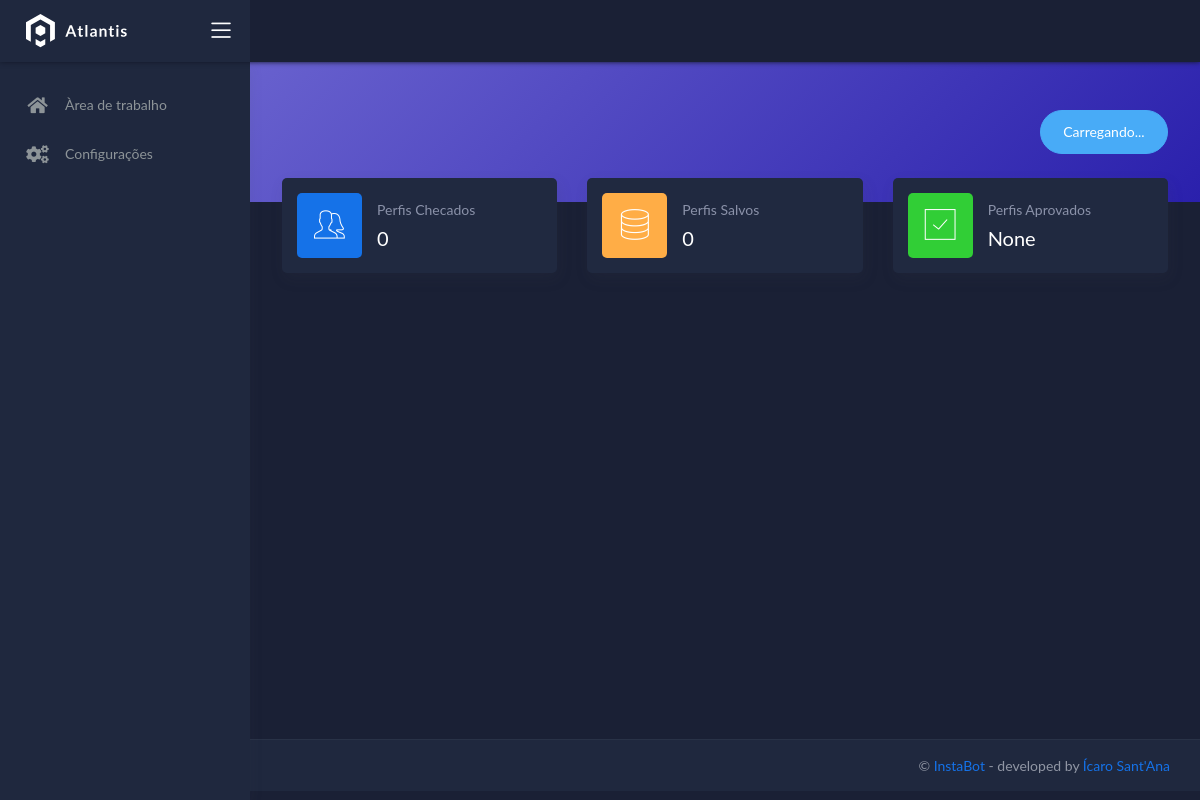
Page /home on the earlier database version.
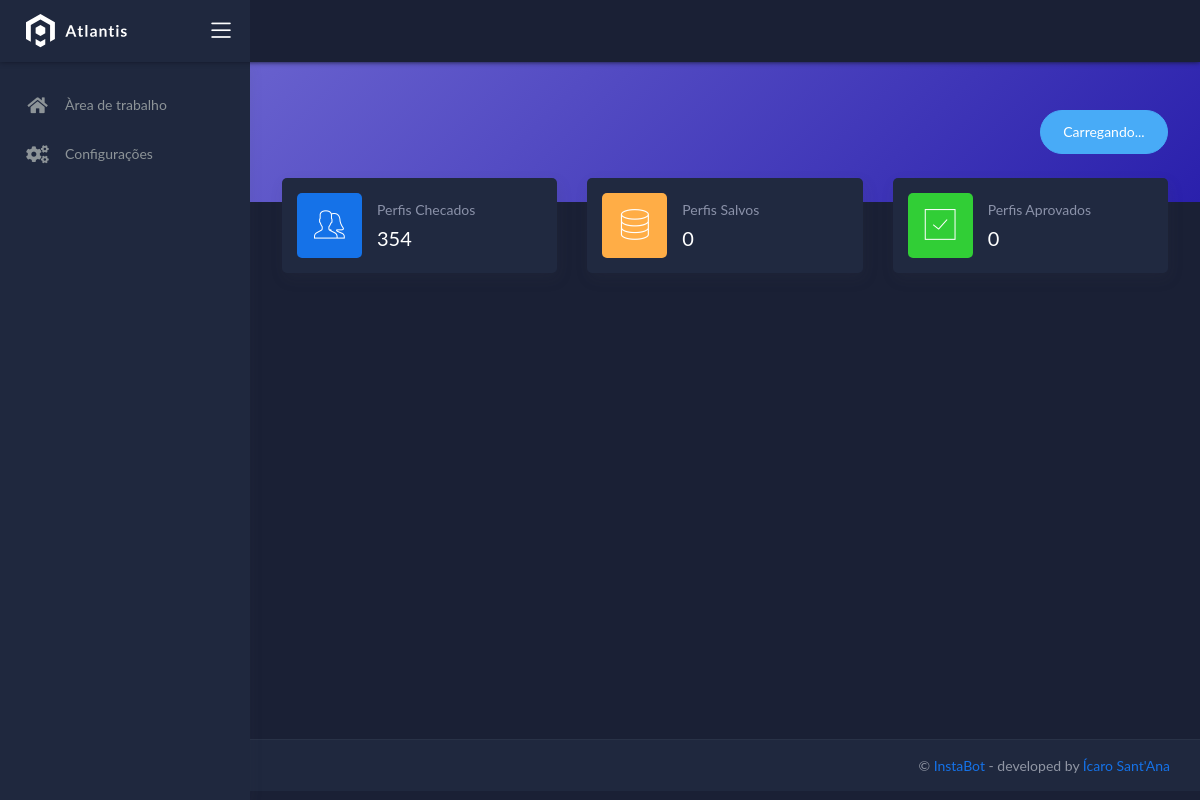
Same page on the later database version.
### tables this page shows
CREATE TABLE SETTINGS
            (ID INTEGER PRIMARY KEY AUTOINCREMENT     NOT NULL,
            NAME           TEXT    NOT NULL,
            VALUE           TEXT    NOT NULL);

### run.py (the view)
@app.route('/home', methods=['GET', 'POST'])
def home():
    if request.method == 'POST':
        print(request.form)
    if db.get('checked') == None:
        db.set('checked', str(0))
    if db.get('saved') == None:
        db.set('saved', str(0))
    return render_template('pages/index.html', checked=db.get('checked'), saved=db.get('saved'), approved=db.get('approved'))

### includes/db.py (called while the page is built)
    def get(self, name):
        try:
            lock.acquire(True)
            self.conne.execute("SELECT * FROM SETTINGS WHERE NAME = ?", [name])
            for i in self.conne.fetchall():
                return i[2]
        finally:
            lock.release()

### templates/pages/index.html (shortened to what this page needs)
{% extends "layouts/base.html" %}
{% block content %}
	<div class="content">
		<div class="panel-header bg-secondary-gradient ">
			<div class="page-inner py-5">
				<div class="d-flex align-items-left align-items-md-center flex-column flex-md-row">
					<div class="ml-md-auto py-2 py-md-0">
						<form role="form" method="POST">
							<button type="button" onclick='startbutton()' class="btn btn-info btn-round" id='startbot' name='startbot'>Carregando...</button>
						</form>
					</div>
				</div>
			</div>
		</div>
		<div class="page-inner mt--5">
			<div class="row">
				<div class="col-sm-6 col-md-4">
					<div class="card card-stats card-round">
						<div class="card-body ">
							<div class="row align-items-center">
								<div class="col-icon">
									<div class="icon-big text-center icon-primary bubble-shadow-small">
										<i class="flaticon-users"></i>
									</div>
								</div>
								<div class="col col-stats ml-3 ml-sm-0">
									<div class="numbers">
										<p class="card-category">Perfis Checados</p>
										<h4 class="card-title" id='checked'>{{ checked }}</h4>
									</div>
								</div>
							</div>
						</div>
					</div>
				</div>
				<div class="col-sm-6 col-md-4">
					<div class="card card-stats card-round">
						<div class="card-body">
							<div class="row align-items-center">
								<div class="col-icon">
									<div class="icon-big text-center icon-warning bubble-shadow-small">
										<i class="flaticon-database"></i>
									</div>
								</div>
								<div class="col col-stats ml-3 ml-sm-0">
									<div class="numbers">
										<p class="card-category">Perfis Salvos</p>
										<h4 class="card-title" id='saved'>{{ saved }}</h4>
									</div>
								</div>
							</div>
						</div>
					</div>
				</div>
				<div class="col-sm-6 col-md-4">
					<div class="card card-stats card-round">
						<div class="card-body">
							<div class="row align-items-center">
								<div class="col-icon">
									<div class="icon-big text-center icon-success bubble-shadow-small">
										<i class="flaticon-check"></i>
									</div>
								</div>
								<div class="col col-stats ml-3 ml-sm-0">
									<div class="numbers">
										<p class="card-category">Perfis Aprovados</p>
										<h4 class="card-title" id='approved'>{{ approved }}</h4>
									</div>
								</div>
							</div>
						</div>
					</div>
				</div>
			</div>
		</div>
	</div>
{% endblock content %}

### templates/layouts/base.html (shortened to what this page needs)
<!DOCTYPE html>
<html lang="en">
<head>
	<link rel="stylesheet" href="/static/assets/css/demo.css">
	<link rel="stylesheet" href="/static/assets/css/bootstrap.min.css">
	<link rel="stylesheet" href="/static/assets/css/atlantis.min.css">
	<link rel="stylesheet" href="/static/assets/css/fonts.min.css">
	<link rel="stylesheet" href="/static/assets/css/mystyle.css">
</head>
<body data-background-color="dark">
	<div class="wrapper">
        {% include 'includes/navigation.html' %}
        {% include 'includes/sidebar.html' %}
		<div class="main-panel">
			{% block content %}{% endblock content %}
			{% include 'includes/footer.html' %}
		</div>
	</div>
</body>
</html>

### templates/includes/navigation.html (shortened to what this page needs)
		<div class="main-header">
			<div class="logo-header" data-background-color="dark2">
				<a href="/" class="logo">
					<img src="/static/assets/img/logo.svg" alt="navbar brand" class="navbar-brand">
				</a>
				<div class="nav-toggle">
					<button class="btn btn-toggle toggle-sidebar">
						<i class="icon-menu"></i>
					</button>
				</div>
			</div>
			<nav class="navbar navbar-header navbar-expand-lg" data-background-color="dark">
			</nav>
		</div>

### templates/includes/sidebar.html
		<div class="sidebar sidebar-style-2" data-background-color="dark2">
			<div class="sidebar-wrapper scrollbar scrollbar-inner">
				<div class="sidebar-content">
						<ul class="nav nav-primary">
							<li class='nav-item {% if request.endpoint == "base_app.home" %} active {% else %} has-treeview {% endif %}'>
								<a href="/home" class="nav-link">
								  <i class="nav-icon fas fa-home"></i>
								  <p>Àrea de trabalho</p>
								</a>
							  </li>
							  <li class='nav-item {% if request.endpoint == "base_app.settings" %} active {% else %} has-treeview {% endif %}'>
								<a href="/settings" class="nav-link">
								  <i class="nav-icon fas fa-cogs"></i>
								  <p>Configurações</p>
								</a>
							  </li>
						</ul>
				</div>
			</div>
		</div>

### templates/includes/footer.html
			<footer class="footer">
				<div class="container-fluid">
					<div class="copyright ml-auto">
                        &copy; <a target="_blank" href="#">InstaBot</a>
                        - developed by <a target="_blank" href="https://github.com/SmookeyDev">Ícaro Sant'Ana</a>
					</div>
				</div>
            </footer>

Differences in the rows shown:
added SETTINGS: VALUE "354"
Other differences:
{{ approved }}: "None" → "0"
{{ checked }}: "0" → (not shown)
